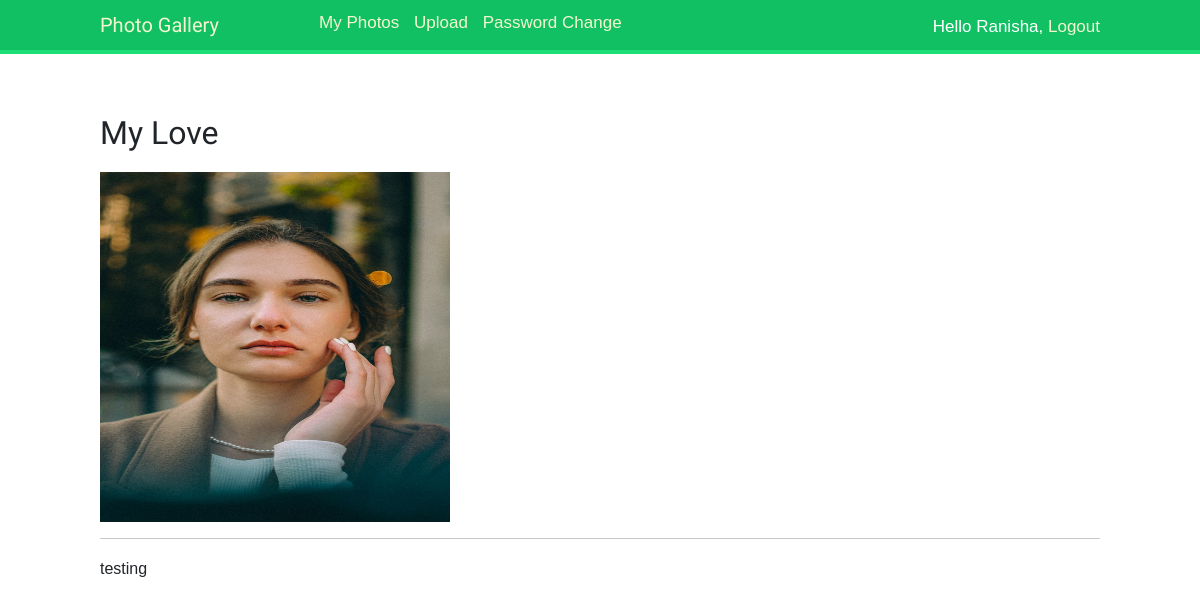
/photo/6/my-love/ (signed in), run on the app's committed database.
### photos/models.py (models this page shows, shortened)
class Photo(models.Model):
    user = models.ForeignKey(User,on_delete=models.CASCADE, db_index=True)
    album = models.ForeignKey(Album,on_delete=models.CASCADE, related_name ='photo')
    title = models.CharField(max_length=200,blank = False, db_index=True)
    description = models.TextField(blank = True)
    image = models.ImageField(blank = False,upload_to = 'photo/%Y/%m/%d')
    slug = models.SlugField(max_length=200, unique=True)
    created = models.DateField(auto_now_add=True)

### photos/views.py (the view)
# urls.py: path('photo/<int:id>/<str:slug>/',views.photo_detail,name='detail'),
@login_required()
def photo_detail(request,id,slug):
    photo = get_object_or_404(Photo,id=id,slug=slug)
    return render(request,'photo_album/detail.html',{'photo':photo})

### photos/templates/photo_album/detail.html (shortened to what this page needs)
{% extends 'base.html' %}
{% load static %}
{% block content %}
<div>
    <h2>{{photo.title}}</h2>
    <img src="{{photo.image.url}}" alt="" width="350px" height="350px">
    <hr>
    <p>{{photo.description}}</p>
</div>
{% endblock content %}

### photos/templates/base.html (shortened to what this page needs)
{% load static %}
<!DOCTYPE html>
<html lang="en">
<head>
  <link href="https://cdn.jsdelivr.net/npm/bootstrap@5.2.2/dist/css/bootstrap.min.css" rel="stylesheet">
  <link href="{% static "css/styles.css" %}" rel="stylesheet">
</head>
<body>
  <div id="header">
    <span class="logo">Photo Gallery</span>
      {% if request.user.is_authenticated %}
        <ul class="menu">
            <a href="{% url "photo:photo_list" %}">My Photos</a>
            <a style="padding-left:10px" href="{% url 'photo:upload' %}">Upload</a>
            <a style="padding-left:10px" href="{% url 'photo:password_change' %}">Password Change</a>
        </ul>
      {% endif %}
    <span class="user">
      {% if request.user.is_authenticated %}
         Hello {{ request.user.first_name }},
         <a href="{% url 'photo:signout' %}">Logout</a>
      {% else %}
         <a href="{% url 'photo:register' %}">Create Account</a>
         <a style="padding-left:10px" href="{% url 'photo:signin' %}">Sign in</a>
      {% endif %}
    </span>
  </div>
<div id="content">
  {% block content %}
  {% endblock %}
</div>
</body>
</html>

### photos/static/css/styles.css (style rules this page uses)
body { margin:0; padding:0; font-family:helvetica, sans-serif; }
p { line-height: 1.8; }
a { color:#12c064; text-decoration:none; }
h1, h2, h3, h4, h5 , h6 { font-family: 'Muli', sans-serif; font-weight:normal; }
h2 { margin:30px 0 20px; }
#header { padding:10px 100px; font-size:14px; background:#12c064; color:#fff; border-bottom:4px solid #1cdf78; overflow:auto; }
#header .logo { font-family: 'Muli', sans-serif; float:left; color:#f3f7cc; font-size:20px; margin-right:10%; }
#header ul.menu { list-style:none; float:left; margin:0; padding:0; font-size: 17px; }
#header a { color:#f3f7cc; }
#header .user { float:right; padding-top:4px; font-size: 17px; }
#content { padding:30px 100px; }

### data on the page
Photo: title "My Love", image (picture), description "testing"

### other printed values
{{ request.user.first_name }} "Ranisha"
